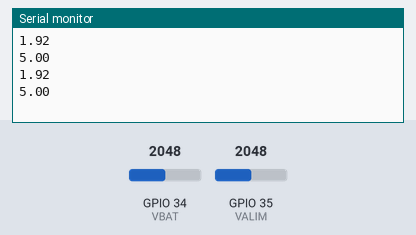
Bench run of a sketch on a simulated ESP32. Parts: the last lines printed to the serial monitor. The inputs (shaded band) are chosen by the test bench; at power-on: GPIO 34 (VBAT) = 2048, GPIO 35 (VALIM) = 2048.

Above: at 1.8 s.
1.9 s: GPIO 34 (VBAT) set to 2866
At 2.4 s:
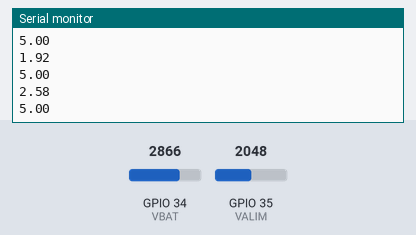
3.4 s: GPIO 35 (VALIM) set to 2866
At 4.7 s:
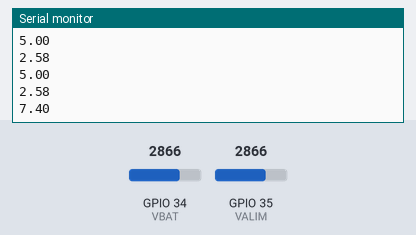
4.9 s: GPIO 34 (VBAT) set to 3603
At 5.8 s:
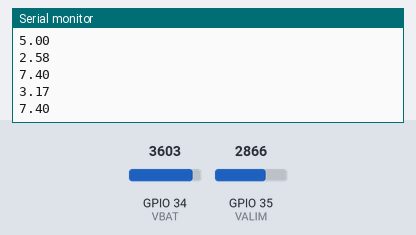
6.4 s: GPIO 35 (VALIM) set to 3603
At 7.5 s:
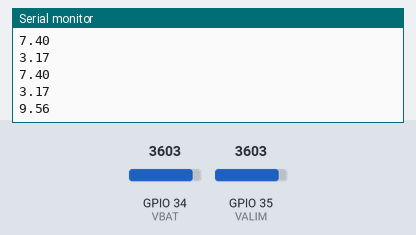
Timing chart, 0 to 8.9 s (numbered marks = the images above; inputs shaded):
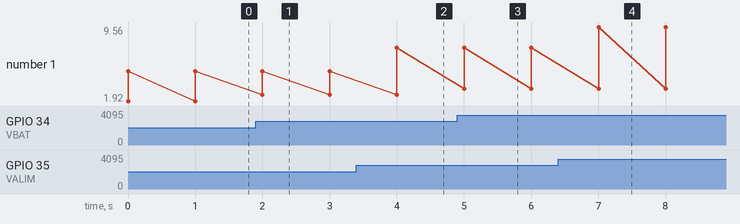

Measured:
- after the input at 1.9 s, the serial monitor: prints a new line after 0.10 s (image 1)
- after the input at 3.4 s, the serial monitor: prints a new line after 0.60 s (image 2)
- after the input at 4.9 s, the serial monitor: prints a new line after 0.10 s (image 3)
- after the input at 6.4 s, the serial monitor: prints a new line after 0.60 s (image 4)
- plotted number 1: 5 → 7.4 after the input at 3.4 s, 7.4 → 9.56 after the input at 6.4 s

The sketch:

LDR.ino
```cpp
#include <ESPmDNS.h>

#define sensorPin 27 // pin where we connected the LDR and the resistor
#define VBAT 34 // pin where we connected the LDR and the resistor
#define VALIM 35 //


float sensorValue = 0, sensorVbat = 0, sensorValim =0; // variable to store the value coming from the sensor
void setup() {
Serial.begin(9600); //sets serial port for communication
}
void loop() {
//sensorValue = analogRead(sensorPin); // read the value from the sensor
//sensorVbat = (analogRead(VBAT) * (3.3 / 4095.0)) + 0.27; // read the value from the sensor
sensorVbat = (analogRead(VBAT)+330) * (3.3 / 4095.0); // read the value from the sensor
sensorValim = ((analogRead(VALIM)) * (12 / 4095.0))-1; // read the value from the sensor

//Serial.println(sensorValue); //prints the values coming from the sensor on the screen
Serial.println(sensorVbat); //prints the values coming from the sensor on the screen
Serial.println(sensorValim); //prints the values coming from the sensor on the screen

delay(1000);

}
```
